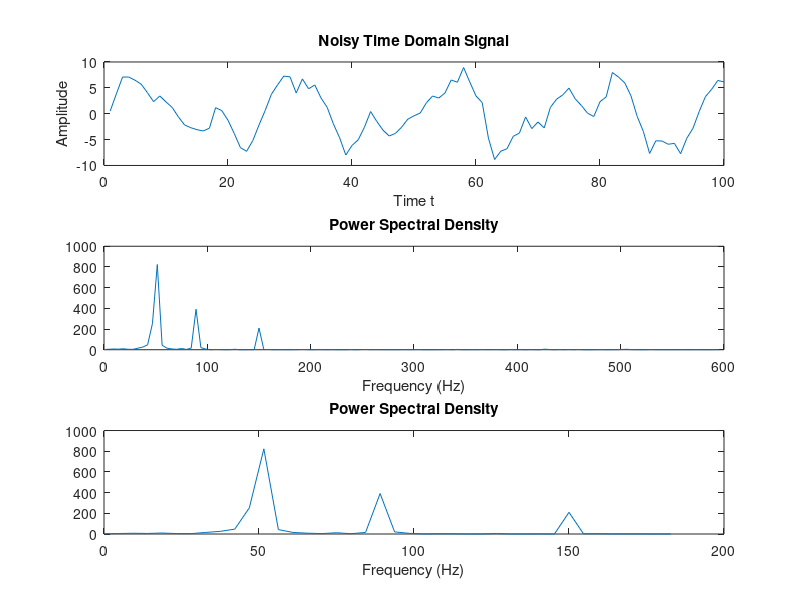

Here is the MATLAB script that generated this plot:
clc
clear all
fs=1200;
t=0:1/fs:1;
x=5*sin(2*pi*50*t)+3*sin(2*pi*90*t)+2*sin(2*pi*150*t);
y=x+randn(size(t));
subplot(3,1,1)
plot(y(1:100))
title("Noisy Time Domain Signal")
xlabel("Time t")
ylabel("Amplitude")
Y=fft(y,256)
Pyy=Y.*conj(Y)/300;
f=fs/256*(0:127);
subplot(3,1,2)
plot(f,Pyy(1:128))
title("Power Spectral Density")
xlabel("Frequency (Hz)")
subplot(3,1,3)
plot(f(1:40),Pyy(1:40))
title("Power Spectral Density")
xlabel("Frequency (Hz)")